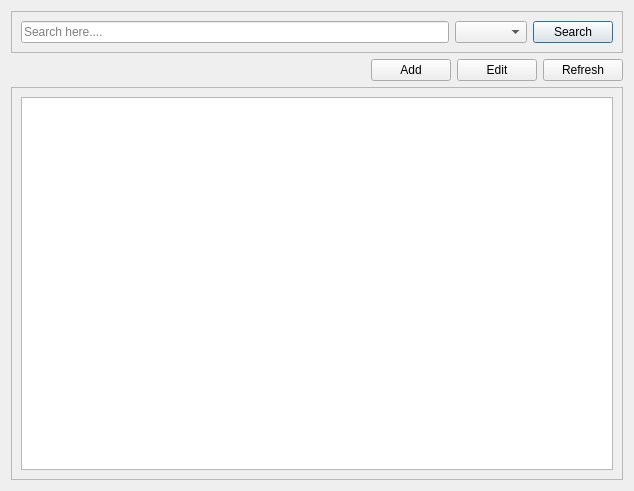
<?xml version="1.0" encoding="UTF-8"?>
<ui version="4.0">
 <class>client_table_view</class>
 <widget class="QDialog" name="client_table_view">
  <property name="geometry">
   <rect>
    <x>0</x>
    <y>0</y>
    <width>634</width>
    <height>491</height>
   </rect>
  </property>
  <property name="windowTitle">
   <string>Clients</string>
  </property>
  <property name="styleSheet">
   <string notr="true">QTableView {
    
    
}</string>
  </property>
  <layout class="QVBoxLayout" name="verticalLayout_4">
   <item>
    <layout class="QVBoxLayout" name="verticalLayout_3">
     <item>
      <widget class="QFrame" name="frame">
       <property name="frameShape">
        <enum>QFrame::StyledPanel</enum>
       </property>
       <property name="frameShadow">
        <enum>QFrame::Raised</enum>
       </property>
       <layout class="QVBoxLayout" name="verticalLayout">
        <item>
         <layout class="QHBoxLayout" name="horizontalLayout">
          <item>
           <widget class="QLineEdit" name="search_string">
            <property name="styleSheet">
             <string notr="true"/>
            </property>
            <property name="placeholderText">
             <string>Search here....</string>
            </property>
           </widget>
          </item>
          <item>
           <widget class="QComboBox" name="search_type">
            <property name="styleSheet">
             <string notr="true"/>
            </property>
           </widget>
          </item>
          <item>
           <widget class="QPushButton" name="search">
            <property name="styleSheet">
             <string notr="true"/>
            </property>
            <property name="text">
             <string>Search</string>
            </property>
           </widget>
          </item>
         </layout>
        </item>
       </layout>
      </widget>
     </item>
     <item>
      <layout class="QHBoxLayout" name="horizontalLayout_2">
       <item>
        <spacer name="horizontalSpacer_3">
         <property name="orientation">
          <enum>Qt::Horizontal</enum>
         </property>
         <property name="sizeHint" stdset="0">
          <size>
           <width>40</width>
           <height>20</height>
          </size>
         </property>
        </spacer>
       </item>
       <item>
        <widget class="QPushButton" name="add_client">
         <property name="text">
          <string>Add</string>
         </property>
        </widget>
       </item>
       <item>
        <widget class="QPushButton" name="edit_client">
         <property name="text">
          <string>Edit</string>
         </property>
        </widget>
       </item>
       <item>
        <widget class="QPushButton" name="delete_client">
         <property name="text">
          <string>Refresh</string>
         </property>
        </widget>
       </item>
      </layout>
     </item>
     <item>
      <widget class="QFrame" name="frame_2">
       <property name="frameShape">
        <enum>QFrame::StyledPanel</enum>
       </property>
       <property name="frameShadow">
        <enum>QFrame::Raised</enum>
       </property>
       <layout class="QVBoxLayout" name="verticalLayout_2">
        <item>
         <widget class="QTableView" name="client_table">
          <property name="sizePolicy">
           <sizepolicy hsizetype="Expanding" vsizetype="Expanding">
            <horstretch>0</horstretch>
            <verstretch>0</verstretch>
           </sizepolicy>
          </property>
          <property name="styleSheet">
           <string notr="true"/>
          </property>
          <property name="frameShape">
           <enum>QFrame::StyledPanel</enum>
          </property>
          <attribute name="verticalHeaderVisible">
           <bool>false</bool>
          </attribute>
         </widget>
        </item>
       </layout>
      </widget>
     </item>
    </layout>
   </item>
  </layout>
 </widget>
 <resources/>
 <connections/>
</ui>
